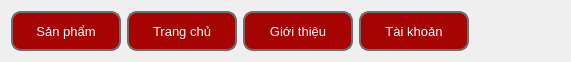
   <widget class="QWidget" name="horizontalLayoutWidget">
    <property name="geometry">
     <rect>
      <x>160</x>
      <y>50</y>
      <width>571</width>
      <height>61</height>
     </rect>
    </property>
    <layout class="QHBoxLayout" name="horizontalLayout">
     <item>
      <widget class="QPushButton" name="pushButton_12">
       <property name="minimumSize">
        <size>
         <width>110</width>
         <height>40</height>
        </size>
       </property>
       <property name="maximumSize">
        <size>
         <width>110</width>
         <height>40</height>
        </size>
       </property>
       <property name="font">
        <font>
         <family>Arial</family>
         <pointsize>10</pointsize>
         <weight>9</weight>
         <italic>false</italic>
         <bold>false</bold>
        </font>
       </property>
       <property name="styleSheet">
        <string notr="true">/* Trạng thái bình thường*/
QPushButton{
	/* Màu nền */
	background-color: rgb(166,3,3);
	/* Màu chữ */
	color: white;
	/* font chữ */
	font: 75 10pt &quot;Arial&quot;;
	/* Viền: kích thước - loại - màu */
	border: 2px solid #6e6e6e;
	/* làm cong viền */
	border-radius: 10px;
}

/* Trạng thái khi di chuột vào */
QPushButton:hover{
	background-color: #fadede;
	color: black;
}

/* Trạng thái khi ấn chuột */
QPushButton:pressed{
	/* tăng khoảng cách đến viền */
	padding-left: 3px;
	padding-top: 3px;
}</string>
       </property>
       <property name="text">
        <string>Sản phẩm</string>
       </property>
      </widget>
     </item>
     <item>
      <widget class="QPushButton" name="pushButton_14">
       <property name="minimumSize">
        <size>
         <width>110</width>
         <height>40</height>
        </size>
       </property>
       <property name="maximumSize">
        <size>
         <width>110</width>
         <height>40</height>
        </size>
       </property>
       <property name="font">
        <font>
         <family>Arial</family>
         <pointsize>10</pointsize>
         <weight>9</weight>
         <italic>false</italic>
         <bold>false</bold>
        </font>
       </property>
       <property name="styleSheet">
        <string notr="true">/* Trạng thái bình thường*/
QPushButton{
	/* Màu nền */
	background-color: rgb(166,3,3);
	/* Màu chữ */
	color: white;
	/* font chữ */
	font: 75 10pt &quot;Arial&quot;;
	/* Viền: kích thước - loại - màu */
	border: 2px solid #6e6e6e;
	/* làm cong viền */
	border-radius: 10px;
}

/* Trạng thái khi di chuột vào */
QPushButton:hover{
	background-color: #fadede;
	color: black;
}

/* Trạng thái khi ấn chuột */
QPushButton:pressed{
	/* tăng khoảng cách đến viền */
	padding-left: 3px;
	padding-top: 3px;
}</string>
       </property>
       <property name="text">
        <string>Trang chủ</string>
       </property>
      </widget>
     </item>
     <item>
      <widget class="QPushButton" name="pushButton_13">
       <property name="minimumSize">
        <size>
         <width>110</width>
         <height>40</height>
        </size>
       </property>
       <property name="maximumSize">
        <size>
         <width>110</width>
         <height>40</height>
        </size>
       </property>
       <property name="font">
        <font>
         <family>Arial</family>
         <pointsize>10</pointsize>
         <weight>9</weight>
         <italic>false</italic>
         <bold>false</bold>
        </font>
       </property>
       <property name="styleSheet">
        <string notr="true">/* Trạng thái bình thường*/
QPushButton{
	/* Màu nền */
	background-color: rgb(166,3,3);
	/* Màu chữ */
	color: white;
	/* font chữ */
	font: 75 10pt &quot;Arial&quot;;
	/* Viền: kích thước - loại - màu */
	border: 2px solid #6e6e6e;
	/* làm cong viền */
	border-radius: 10px;
}

/* Trạng thái khi di chuột vào */
QPushButton:hover{
	background-color: #fadede;
	color: black;
}

/* Trạng thái khi ấn chuột */
QPushButton:pressed{
	/* tăng khoảng cách đến viền */
	padding-left: 3px;
	padding-top: 3px;
}</string>
       </property>
       <property name="text">
        <string>Giới thiệu</string>
       </property>
      </widget>
     </item>
     <item>
      <widget class="QPushButton" name="pushButton_11">
       <property name="minimumSize">
        <size>
         <width>110</width>
         <height>40</height>
        </size>
       </property>
       <property name="maximumSize">
        <size>
         <width>110</width>
         <height>40</height>
        </size>
       </property>
       <property name="font">
        <font>
         <family>Arial</family>
         <pointsize>10</pointsize>
         <weight>9</weight>
         <italic>false</italic>
         <bold>false</bold>
        </font>
       </property>
       <property name="styleSheet">
        <string notr="true">/* Trạng thái bình thường*/
QPushButton{
	/* Màu nền */
	background-color: rgb(166,3,3);
	/* Màu chữ */
	color: white;
	/* font chữ */
	font: 75 10pt &quot;Arial&quot;;
	/* Viền: kích thước - loại - màu */
	border: 2px solid #6e6e6e;
	/* làm cong viền */
	border-radius: 10px;
}

/* Trạng thái khi di chuột vào */
QPushButton:hover{
	background-color: #fadede;
	color: black;
}

/* Trạng thái khi ấn chuột */
QPushButton:pressed{
	/* tăng khoảng cách đến viền */
	padding-left: 3px;
	padding-top: 3px;
}</string>
       </property>
       <property name="text">
        <string>Tài khoản</string>
       </property>
      </widget>
     </item>
     <item>
      <spacer name="horizontalSpacer">
       <property name="orientation">
        <enum>Qt::Horizontal</enum>
       </property>
       <property name="sizeHint" stdset="0">
        <size>
         <width>40</width>
         <height>20</height>
        </size>
       </property>
      </spacer>
     </item>
    </layout>
   </widget>
